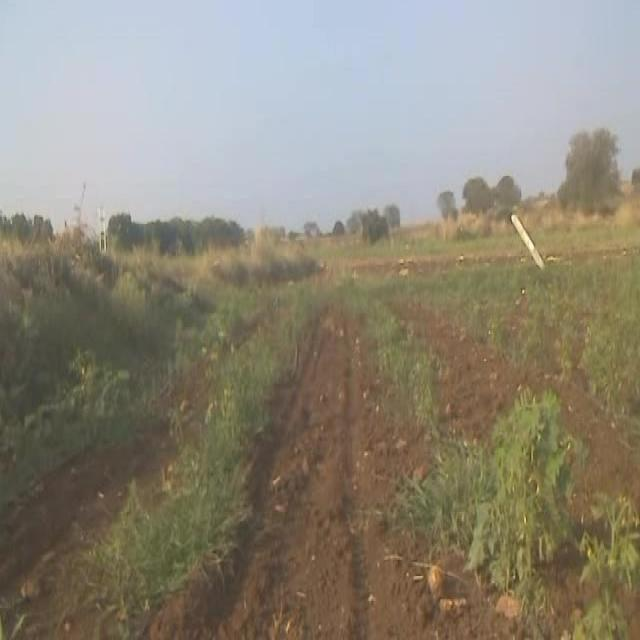
#> input picture data/raw/normal/1_nano-0000031_jpg.rf.c5cf2a42721150c74ceca37c40f2f2bc.jpg, 640 x 640 px
$ python exploracion-datos.py
#> lines starting #> are read from the running program, lines starting #| are printed output that depends on the picture
# 1  Exploración simple del dataset
# ===============================


# Para luego llamarlas en otros scripts, se usa esto;
# # Tu nuevo script
# import os
# from exploracion-datos  import count_images, load_and_show_examples

# # Definir rutas
# DATA_DIR = 'C:/Juanjo/Veolia/project3_claud/data/raw/'
# normal_dir = os.path.join(DATA_DIR, 'normal')
# anomaly_dir = os.path.join(DATA_DIR, 'anomaly')

# # Usar la función para contar imágenes
# normal_count, normal_sizes = count_images(normal_dir)
# anomaly_count, anomaly_sizes = count_images(anomaly_dir)

# # Ver ejemplos de imágenes
# normal_examples, anomaly_examples = load_and_show_examples(normal_dir, anomaly_dir)

# # Ahora puedes usar normal_examples y anomaly_examples para procesamiento adicional

import os
import numpy as np
import matplotlib.pyplot as plt
import cv2
import glob
from collections import Counter

# Definir rutas (ajusta estas rutas según tu estructura de directorios)
DATA_DIR = '../project3_claud/data/raw/'

normal_dir = os.path.join(DATA_DIR, 'normal')
anomaly_dir = os.path.join(DATA_DIR, 'anomaly')

# Función para contar imágenes en un directorio
def count_images(directory):
    """Cuenta las imágenes en un directorio y calcula estadísticas básicas de tamaño."""
#> called with directory = '../project3_claud/data/raw/normal'
    if not os.path.exists(directory):
        print(f"El directorio {directory} no existe.")
        return 0, []

    # Contar todas las imágenes con diferentes extensiones
    extensions = ['*.jpg', '*.jpeg', '*.png', '*.JPG', '*.JPEG', '*.PNG']
    image_paths = []

    for ext in extensions:
        image_paths.extend(glob.glob(os.path.join(directory, ext)))

    num_images = len(image_paths)

    # Recopilar información de tamaño si hay imágenes
    image_sizes = []
    if num_images > 0:
        # Muestrear hasta 10 imágenes para calcular tamaños
        sample_paths = image_paths[:10] if num_images > 10 else image_paths

        for path in sample_paths:
            try:
                img = cv2.imread(path)
#> img is the input picture: shape (640, 640, 3); mean B, G, R 119.9, 134.6, 140.6
                if img is not None:
                    height, width = img.shape[:2]
#> height = 640; width = 640
                    image_sizes.append((height, width))
            except Exception as e:
                print(f"Error al leer {path}: {e}")

    return num_images, image_sizes

# Contar imágenes y obtener estadísticas
print("Analizando dataset...\n")

normal_count, normal_sizes = count_images(normal_dir)
#> normal_count = 2; normal_sizes = [(640, 640), (640, 640)]
anomaly_count, anomaly_sizes = count_images(anomaly_dir)
#> call 2 of count_images, with directory = '../project3_claud/data/raw/anomaly'
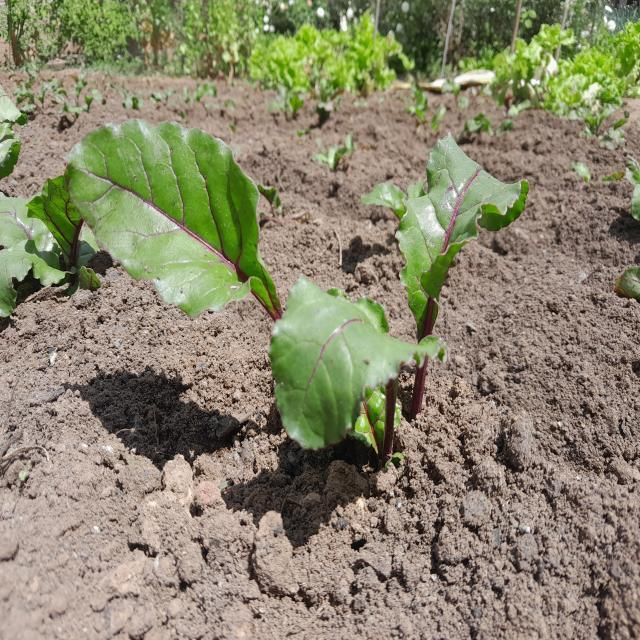
#> input picture data/raw/anomaly/20240407_125831_jpg.rf.a3d7730c34a31ccbdcdc0c55864fb1e8.jpg, 640 x 640 px
#> in count_images, img is the input picture: shape (640, 640, 3); mean B, G, R 108.8, 134, 138.1
#> anomaly_count = 2; anomaly_sizes = [(640, 640), (640, 640)]

# Mostrar recuento de imágenes
print(f"Total de imágenes: {normal_count + anomaly_count}")
#| Total de imágenes: 4
print(f"- Imágenes normales: {normal_count}")
#| - Imágenes normales: 2
print(f"- Imágenes con anomalías: {anomaly_count}")
#| - Imágenes con anomalías: 2

# Mostrar estadísticas de tamaño
print("\nEstadísticas de tamaño de imágenes:")

if normal_sizes:
    heights, widths = zip(*normal_sizes)
#> heights = (640, 640); widths = (640, 640)
    print(f"- Normal: media {np.mean(heights):.0f}x{np.mean(widths):.0f} píxeles")
#| - Normal: media 640x640 píxeles
    if len(set(heights)) > 1 or len(set(widths)) > 1:
        print(f"  Tamaños variables: {Counter(normal_sizes).most_common(3)}")
    else:
        print(f"  Tamaño único: {heights[0]}x{widths[0]} píxeles")
#|   Tamaño único: 640x640 píxeles

if anomaly_sizes:
    heights, widths = zip(*anomaly_sizes)
    print(f"- Anomalía: media {np.mean(heights):.0f}x{np.mean(widths):.0f} píxeles")
#| - Anomalía: media 640x640 píxeles
    if len(set(heights)) > 1 or len(set(widths)) > 1:
        print(f"  Tamaños variables: {Counter(anomaly_sizes).most_common(3)}")
    else:
        print(f"  Tamaño único: {heights[0]}x{widths[0]} píxeles")
#|   Tamaño único: 640x640 píxeles

# Función para cargar y mostrar imágenes de ejemplo
def load_and_show_examples(normal_dir, anomaly_dir, num_examples=2):
    """Carga y muestra ejemplos de imágenes normales y con anomalías."""
#> called with normal_dir = '../project3_claud/data/raw/normal', anomaly_dir = '../project3_claud/data/raw/anomaly', num_examples = 2

    # Función para cargar imágenes de un directorio
    def load_examples(directory, limit):
#> called with directory = '../project3_claud/data/raw/normal', limit = 2
        images = []
        paths = []

        if not os.path.exists(directory):
            return images, paths

        extensions = ['*.jpg', '*.jpeg', '*.png', '*.JPG', '*.JPEG', '*.PNG']
        all_paths = []

        for ext in extensions:
            all_paths.extend(glob.glob(os.path.join(directory, ext)))

        # Tomar las primeras 'limit' imágenes
        sample_paths = all_paths[:limit] if all_paths else []

        for path in sample_paths:
            try:
                img = cv2.imread(path)
                if img is not None:
                    # Convertir de BGR a RGB para matplotlib
                    img_rgb = cv2.cvtColor(img, cv2.COLOR_BGR2RGB)
                    images.append(img_rgb)
                    paths.append(path)
            except Exception as e:
                print(f"Error al cargar {path}: {e}")

        return images, paths

    # Cargar ejemplos
    normal_images, normal_paths = load_examples(normal_dir, num_examples)
#> normal_images = 2 items; normal_paths = 2 items
    anomaly_images, anomaly_paths = load_examples(anomaly_dir, num_examples)
#> anomaly_images = 2 items; anomaly_paths = 2 items

    # Configurar la visualización
    fig = plt.figure(figsize=(15, 10))

    # Mostrar imágenes normales
    for i, (img, path) in enumerate(zip(normal_images, normal_paths)):
        ax = fig.add_subplot(2, num_examples, i + 1)
        ax.imshow(img)
        ax.set_title(f"Normal")
        ax.axis('off')
#> this loop made 2 passes

    # Mostrar imágenes con anomalías
    for i, (img, path) in enumerate(zip(anomaly_images, anomaly_paths)):
        ax = fig.add_subplot(2, num_examples, num_examples + i + 1)
        ax.imshow(img)
        ax.set_title(f"Anomalía")
        ax.axis('off')

    plt.tight_layout()
    plt.show()
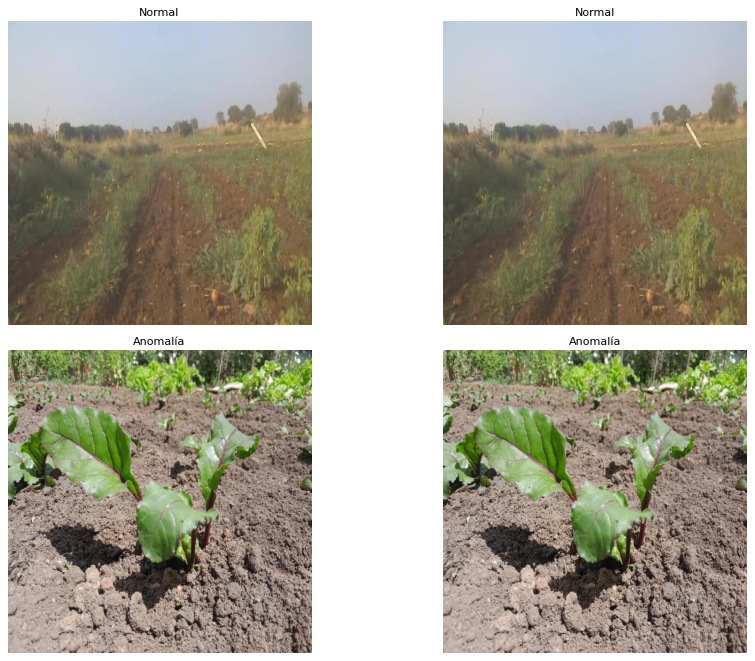
#> figure drawn by matplotlib, 4 panels

    return normal_images, anomaly_images

# Mostrar ejemplos de imágenes
print("\nCargando imágenes de ejemplo...")
normal_examples, anomaly_examples = load_and_show_examples(normal_dir, anomaly_dir)
#> normal_examples = 2 items; anomaly_examples = 2 items

# Mostrar información sobre balanceo de clases
total = normal_count + anomaly_count
if total > 0:
    normal_percent = (normal_count / total) * 100
    anomaly_percent = (anomaly_count / total) * 100

    print(f"\nDistribución de clases:")
    print(f"- Normal: {normal_percent:.1f}%")
#| - Normal: 50.0%
    print(f"- Anomalía: {anomaly_percent:.1f}%")
#| - Anomalía: 50.0%

    if min(normal_count, anomaly_count) / max(normal_count, anomaly_count) < 0.5:
        print("⚠️ NOTA: El dataset está desbalanceado. Considera técnicas como class weights durante el entrenamiento.")
